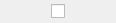
<?xml version="1.0" encoding="UTF-8"?>
<ui version="4.0">
 <class>CentralCheckBox</class>
 <widget class="QWidget" name="CentralCheckBox">
  <property name="geometry">
   <rect>
    <x>0</x>
    <y>0</y>
    <width>116</width>
    <height>23</height>
   </rect>
  </property>
  <property name="windowTitle">
   <string>Form</string>
  </property>
  <layout class="QHBoxLayout" name="horizontalLayout">
   <property name="spacing">
    <number>0</number>
   </property>
   <property name="leftMargin">
    <number>0</number>
   </property>
   <property name="topMargin">
    <number>0</number>
   </property>
   <property name="rightMargin">
    <number>0</number>
   </property>
   <property name="bottomMargin">
    <number>0</number>
   </property>
   <item>
    <spacer name="horizontalSpacer">
     <property name="orientation">
      <enum>Qt::Horizontal</enum>
     </property>
     <property name="sizeHint" stdset="0">
      <size>
       <width>47</width>
       <height>20</height>
      </size>
     </property>
    </spacer>
   </item>
   <item>
    <widget class="QCheckBox" name="checkBox">
     <property name="text">
      <string/>
     </property>
    </widget>
   </item>
   <item>
    <spacer name="horizontalSpacer_2">
     <property name="orientation">
      <enum>Qt::Horizontal</enum>
     </property>
     <property name="sizeHint" stdset="0">
      <size>
       <width>47</width>
       <height>20</height>
      </size>
     </property>
    </spacer>
   </item>
  </layout>
 </widget>
 <resources/>
 <connections/>
</ui>
